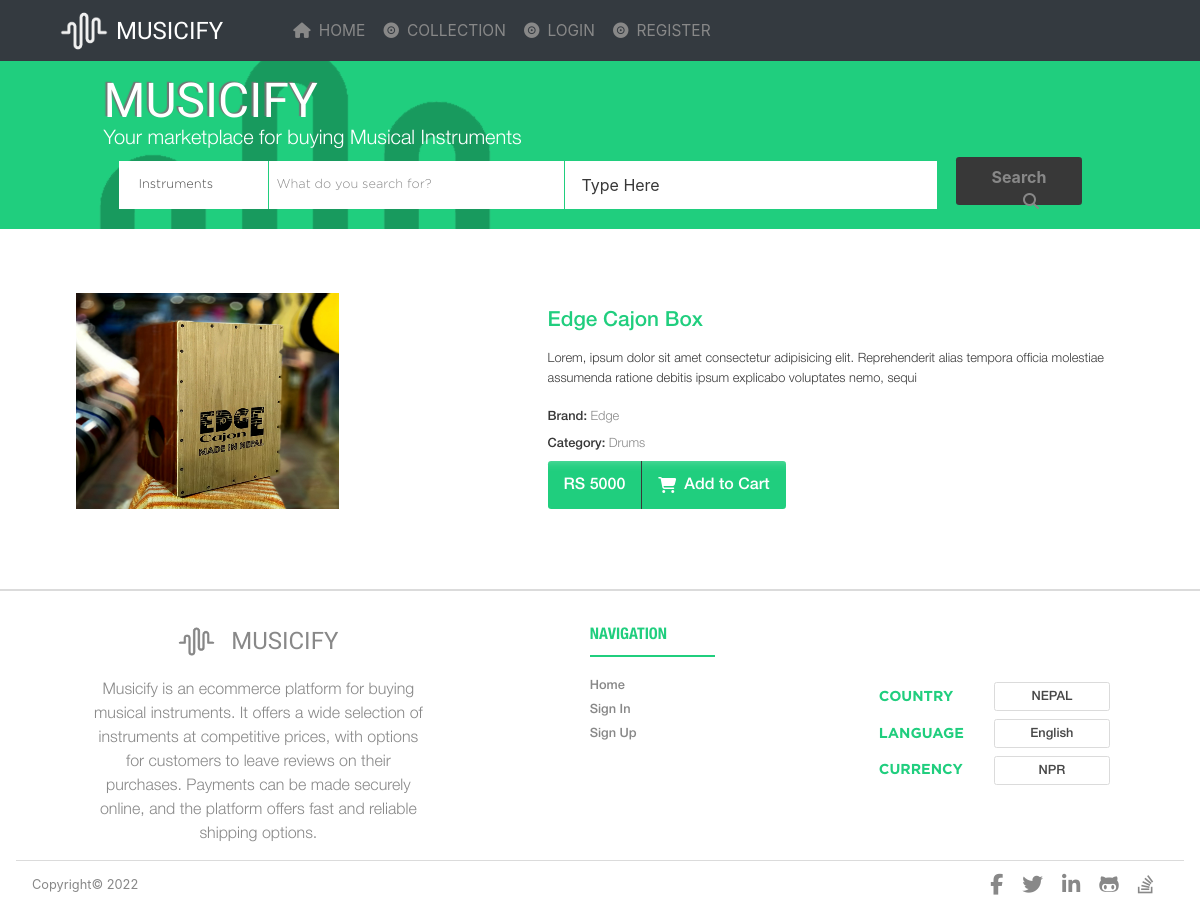
The app's page /product/27/, older data.
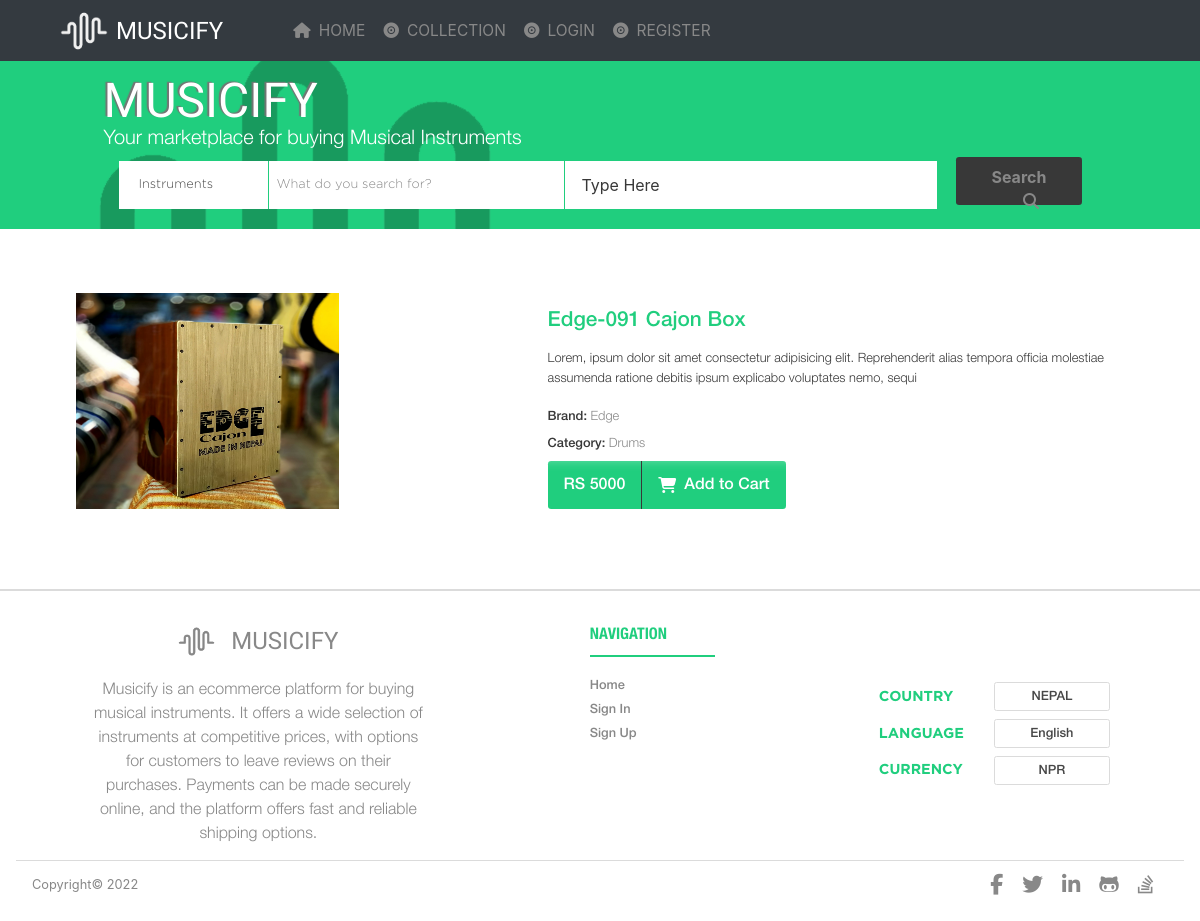
The same page, newer data.
### stores/models.py (models this page shows, shortened)
class Product(models.Model):
    name=models.CharField(max_length=26,null=False)
    CATEGORIES=[('Guitar',' Acoustic Guitar'),('Guitar',' Electric Guitar'),
                ('Keyboard','Electric Keyboards'),
                ('Drums','Drum Set'),
                ('Flutes','Flute'),
                ('Steel','Violin'),
                ('Studio Equipments',' Equipments'),
                ('Pedals','Bass Guitars')]
    category=models.CharField(max_length=26,choices = CATEGORIES,null=False)
    image = models.ImageField(upload_to='uploads/products',null=True)
    price=models.IntegerField()
    date_added=models.DateField(auto_now_add=True)
    product_info = models.TextField()
    brand = models.CharField(max_length=50)

### stores/views.py (the view)
# urls.py: path('product/<int:pk>/',productdetails,name='product'),
def productdetails(request,pk):
    product = Product.objects.get(id=pk)
    context = {
        "product" : product
    }
    return render(request, 'pages/product.html',context)

### templates/pages/product.html (shortened to what this page needs)
{% extends 'base.html' %}
{% load static %}
{% block content %}
<header class="upper-page container-fluid bg-red py-3">
  <img class="watermark" src="{% static 'images/waves-icon.png' %}" alt="wave-big" />
  <div class="z-2 container max-w-80 w-90">
      <div class="container flex-col">
          <div class="brand-name--lg-w-page w-mc">MUSICIFY</div>
          <h1 class="co-w f-hl w-mc">
              Your marketplace for buying Musical Instruments
          </h1>
      </div>
      <div class="search container-fluid ai-c jc-sb w-100">
          <form class="search container-fluid ai-c jc-sb w-100" action="{% url 'search' %}" method="get">
              <div class="search-top h-search ai-c">
                  <div class="search__dropdown bg-white h-100 w-20 bord-r-red ai-c pl-1 pr-3 d-none d-md-flex">
                      <div class="search__dropdown-text co-dt f-gl">Instruments</div>
                  </div>
                  <div class="search__question bg-white h-100 bord-r-red co-l ai-c f-gl pl-2">
                      What do you search for?
                  </div>
                  <input type="text" name="query" placeholder="Type Here" class="search__input h-100 co-l" />
              </div>
              <div class="search-btn-div h-100">
                  <button type="submit" class="search__button btn-dark w-100">
                    <b> Search </b><i class="fa fa-search pl-4"></i>
                  </button>
              </div>
          </form>
      </div>
  </div>
</header>
<div class="hotads py-3 co-l f-hm mt-5">
    <div class="hotads__main flex-col w-90 center h-100 px-3">
      <div class="hotads__main_content jc-sb">
        <div class="products__display__cards-item--img h-50"><img src={{product.image.url}} alt="" class='product-image'  style="width:262.84px;height: 216px"> </div>
        <div class="hotads__main_content-info py-3">
          <h3 class="co-r f-hm">{{product.name}}</h3>
          <div class="fixed-p">
        <p class="fixed-p f-hl co-d">
          {{product.product_info}}
        </p>
          </div>
        <p class="co-d">Brand: <span class="co-l f-hl">{{product.brand}}</span></p>
        <p class="mb-0 co-d">
            Category: <span class="co-l f-hl">{{product.category}}</span>
        </p>
        <div class="hotads__main_content-info-button w-mc ai-c mt-2">
          <button type="button" class="btn-red m-0 center ai-c py-2">RS {{product.price}}</button>
          {% if user.is_authenticated %}
                    <button class="cart-button btn-red mx-0 ai-c" data-product={{product.id}} data-user={{request.user}} data-action="add"
                    onclick="alert('Product added to cart')"><i class="fas fa-shopping-cart mr-2" aria-hidden="true"></i>Add to Cart</button>
                    {% else %}
                    <button onclick="location.href='{% url 'login-page' %}'"  class="btn-red m-0 center ai-c py-2"><i class="fas fa-shopping-cart mr-2" aria-hidden="true"></i>Add to Cart</button>
             {% endif %}
          </div>
          </div>
       </div>
       </div>
            </div>
{% endblock %}

Row changes from the older to the newer data that the page shows:
changed Product "Edge": name "Edge Cajon Box" → "Edge-091 Cajon Box"
